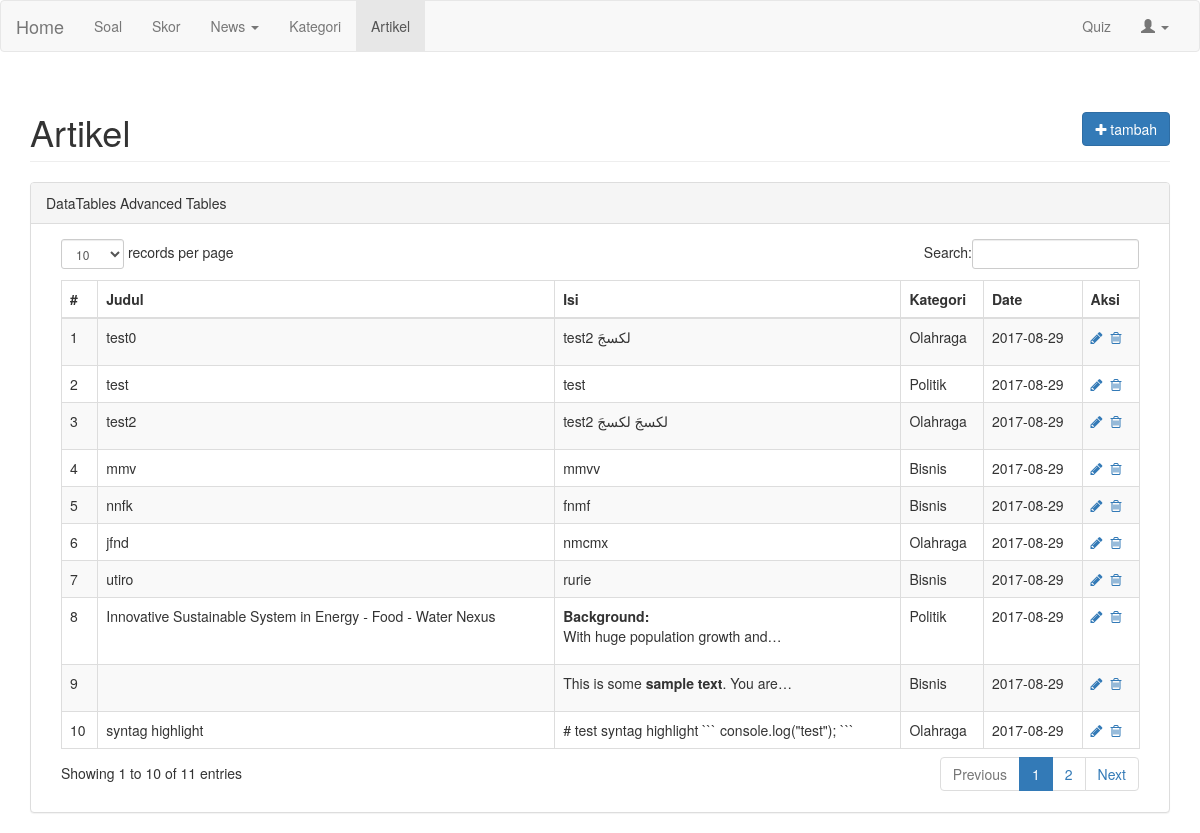
Page /index.php/artikel on the committed database.
### tables this page shows
CREATE TABLE `artikel` (
  `id` int(11) NOT NULL,
  `kategori_id` int(11) NOT NULL,
  `artikel_id` int(11) NOT NULL,
  `nama_artikel` varchar(255) NOT NULL,
  `slug` varchar(255) NOT NULL,
  `body` text NOT NULL,
  `parse` text NOT NULL,
  `date` date NOT NULL
);

CREATE TABLE `kategori` (
  `id` int(11) NOT NULL,
  `nama_kategori` varchar(255) NOT NULL,
  `date` date NOT NULL
);

### application/controllers/artikel.php (called while the page is built, shortened)
<?php
class Artikel extends CI_controller
{
	function __construct(){
		$this->load->model(array('M_artikel', 'app_model'));
        $this->load->library(array('session', 'form_validation', 'upload', 'user_agent', 'email', 'Parsedown'));
        $this->load->helper(array('url', 'form', 'text', 'html', 'security', 'file', 'directory', 'number', 'date', 'download'));
	}
	function index(){
		$this->go($param1 = '', $param2 = '', $param3 = '');
	}
	function go($param1 = '', $param2 = '', $param3 = '')
    {
		$data_page['data_artikel'] = $this->M_artikel->getArtikel();
		$data_page['page_name']  = 'customer';
		$data_page['article']  = 'active';
        $data_page['page_title'] = 'manage kustomer';
        $this->load->view('artikel', $data_page);
    }
}

### index.php (called while the page is built, shortened)
<?php
require_once BASEPATH.'core/CodeIgniter.php';

### application/models/M_artikel.php (called while the page is built, shortened)
<?php
class M_artikel extends CI_Model {
	var $table = 'artikel';
	var $table2 = 'kategori';
    function getArtikel() {
    	$this->db->select("artikel.*, kategori.*, artikel.id as id_artikel");
        $this->db->from($this->table);
        $this->db->join($this->table2,"artikel.kategori_id = kategori.id");
		$query = $this->db->get();
    	return $query;
    }
}

### application/views/artikel.php (the view, shortened to what this page needs)
<!DOCTYPE html>
<html lang="en">
<head>
    <link href="<?php echo base_url();?>assets/bootstrap/css/bootstrap.css" rel="stylesheet">
    <link rel="stylesheet" type="text/css" href="<?php echo base_url();?>assets/css/toastr.css">
    <link href="<?php echo base_url();?>assets/css/dataTables.bootstrap.css" rel="stylesheet">
    <link href="<?php echo base_url();?>assets/simplemde.min.css" rel="stylesheet">
    <link rel="stylesheet" type="text/css" href="<?php echo base_url();?>assets/font-awesome/css/font-awesome.css">
    <d
</head>
<body>
<div class="container">
    <div id="wrapper">
        <div id="page-wrapper">
            <div class="row">
                <div class="col-lg-12">
                    <h1 class="page-header">Artikel
                        <div class="pull-right">
                            <a href="#" onclick="showAjaxModal('<?php echo base_url();?>modal/popup/modal_artikel_add/');" class="btn btn-primary pull-right"><i class="fa fa-plus"></i> tambah</a>
                        </div>
                    </h1>
                </div>
            </div>
            <div class="row">
                <div class="col-lg-12">
                    <div class="panel panel-default">
                        <div class="panel-heading">
                            DataTables Advanced Tables
                        </div>
                        <div class="panel-body">
                            <div class="table-responsive col-lg-12">
                                <table class="table table-striped table-bordered table-hover" id="dataTables-example">
                                    <thead>
                                        <tr>
                                            <th>#</th>
                                            <th>Judul</th>
                                            <th>Isi</th>
                                            <th>Kategori</th>
                                            <th>Date</th>
                                            <th>Aksi</th>
                                        </tr>
                                    </thead>
                                    <tbody>
                                    	<?php
											$no=1;
											foreach($data_artikel->result() as $row){
										?>
	                                        <tr class="">
	                                            <td><?php echo $no++;?></td>
	                                            <td><?php echo $row->nama_artikel;?></td>
	                                            <td class="center"><?php echo word_limiter($row->body,7);?></td>
                                                <td><?php echo $row->nama_kategori; ?></td>
                            					<td><?php echo $row->date; ?></td>
	                                            <td>
                                                    <a href="#" onclick="showAjaxModal('<?php echo base_url();?>modal/popup/modal_artikel_edit/<?php echo $row->id_artikel;?>');" class="icon huge" title="edit"><i class="fa fa-pencil"></i></a>&nbsp;
                                                    <a href="#" onclick="confirm_modal('<?php echo base_url();?>artikel/go/delete/<?php echo $row->id_artikel;?>');" class="icon huge" data-toggle="modal" title="remove"><i class="fa fa-trash-o"></i></a>&nbsp;
                                                </td>
	                                        </tr>
	                                        <?php } ?>
                                    </tbody>
                                </table>
                            </div>
                        </div>
                    </div>
                </div>
            </div>
        </div>
    </div>
</div>
</body>
</html>

### rows in the picture
artikel: nama_artikel "test0", body "test2 لكسجَ", kategori.nama_kategori "Olahraga", kategori.date "2017-08-29"
artikel: nama_artikel "test", body "test", kategori.nama_kategori "Politik", kategori.date "2017-08-29"
artikel: nama_artikel "test2", body "test2 لكسجَ لكسجَ", kategori.nama_kategori "Olahraga", kategori.date "2017-08-29"
artikel: nama_artikel "mmv", body "mmvv", kategori.nama_kategori "Bisnis", kategori.date "2017-08-29"
artikel: nama_artikel "nnfk", body "fnmf", kategori.nama_kategori "Bisnis", kategori.date "2017-08-29"
artikel: nama_artikel "jfnd", body "nmcmx", kategori.nama_kategori "Olahraga", kategori.date "2017-08-29"
artikel: nama_artikel "utiro", body "rurie", kategori.nama_kategori "Bisnis", kategori.date "2017-08-29"
artikel: nama_artikel "Innovative Sustainable System in Energy - Food - Water Nexus", body "Background: With huge population growth and…", kategori.nama_kategori "Politik", kategori.date "2017-08-29"
artikel: body "This is some sample text . You are…", kategori.nama_kategori "Bisnis", kategori.date "2017-08-29"
artikel: nama_artikel "syntag highlight", body "# test syntag highlight ``` console.log(\"test\"); ```", kategori.nama_kategori "Olahraga", kategori.date "2017-08-29"
